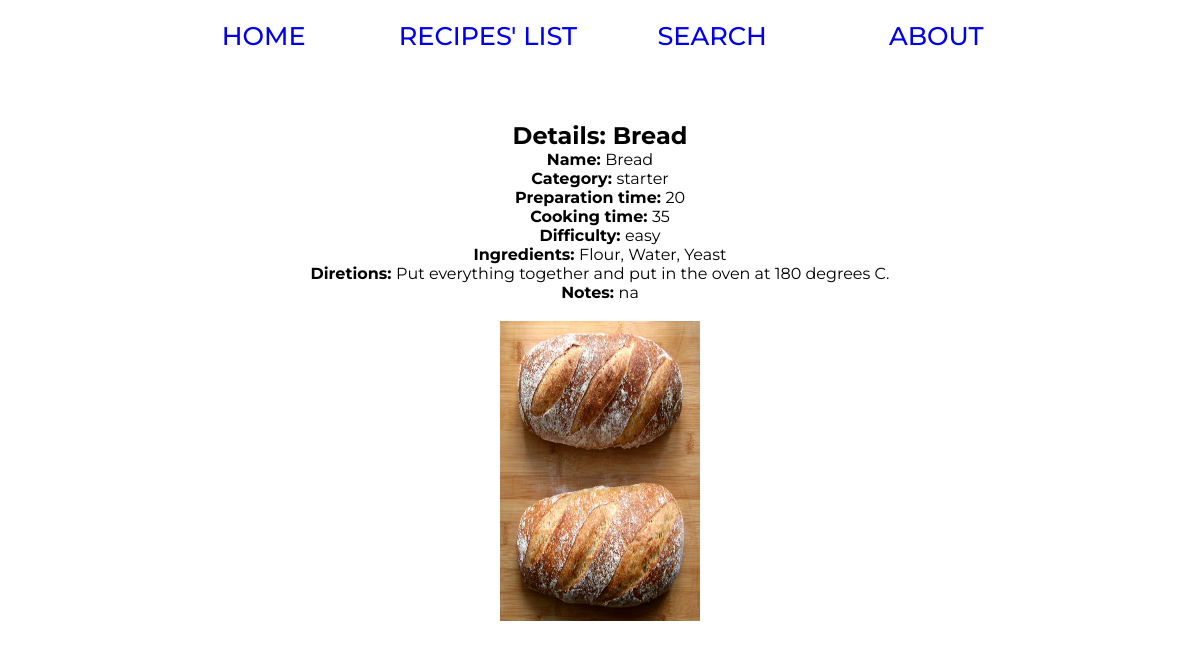
The page /recipes/list/4 (signed in) on the database its author committed.
### recipes/models.py (models this page shows, shortened)
class Recipe(models.Model):
  name = models.CharField(max_length=120)
  category_choices = (
    ('starter',
    'Starter'),
    ('main',
    'Main'),
    ('dessert',
    'Dessert')
    )
  category = models.CharField(max_length=12, choices=category_choices, default='main')
  preparation_time = models.PositiveIntegerField(help_text= 'in minutes')
  cooking_time = models.PositiveIntegerField(help_text= 'in minutes')
  serving = models.PositiveIntegerField()
  difficulty_choices = (('easy','Easy'),('medium','Medium'),('intermediate','Intermediate'), ('hard','Hard'))
  difficulty = models.CharField(max_length=12, choices=difficulty_choices, default='intermediate')
  ingredients = models.CharField(max_length=240)
  directions = models.CharField(max_length=240)
  notes = models.CharField(max_length=240)
  pic = models.ImageField(upload_to='recipes', default='no_picture.jpg')

### recipes/views.py (the view)
# urls.py: path('list/<pk>', RecipeDetailView.as_view(), name='detail'),
class RecipeDetailView(LoginRequiredMixin, DetailView): #class-based “protected” view
  model = Recipe                                        #specify model
  template_name = 'recipes/detail.html'                 #specify template

### recipes/templates/recipes/detail.html (shortened to what this page needs)
{% load static %}
<head>
  <link rel="stylesheet" href="{% static 'style.css' %}" />
</head>
<nav class="navMenu">
  <a href="{%url 'welcome' %}">Home</a>
  <a href="{%url 'recipes-list:list' %}">Recipes' list</a>
  <a href="{%url 'recipes-list:records' %}">Search</a>
  <a href="{%url 'about' %}">About</a>
</nav>
<div class="main-content">
  <h2>Details: {{object.name}}</h2>
  <b>Name: </b> {{object.name}} <br />
  <b>Category: </b> {{object.category}} <br />
  <b>Preparation time: </b> {{object.preparation_time}} <br />
  <b>Cooking time: </b> {{object.cooking_time}} <br />
  <b>Difficulty: </b> {{object.difficulty}} <br />
  <b>Ingredients: </b> {{object.ingredients}} <br />
  <b>Diretions: </b> {{object.directions}} <br />
  <b>Notes: </b> {{object.notes}} <br />
  <br />
  <img src="{{object.pic.url}}" width="200" height="300" />
</div>

### static/style.css (style rules this page uses)
* { margin: 0; padding: 0; -webkit-box-sizing: border-box; box-sizing: border-box; }
.navMenu { text-align: center; margin-top: 20px; margin-bottom: 70px; }
.navMenu a { text-decoration: none; font-size: 1.6em; text-transform: uppercase; font-weight: 500; display: inline-block; width: 220px; -webkit-transition: all 0.2s ease-in-out; transition: all 0.2s ease-in-out; }
.main-content { margin: auto; width: 80%; text-align: center; }

### rows shown on the page
Recipe: name "Bread", category "starter", preparation_time "20", cooking_time "35", difficulty "easy", ingredients "Flour, Water, Yeast", directions "Put everything together and put in the oven at 180 degrees C.", notes "na", pic (picture)
